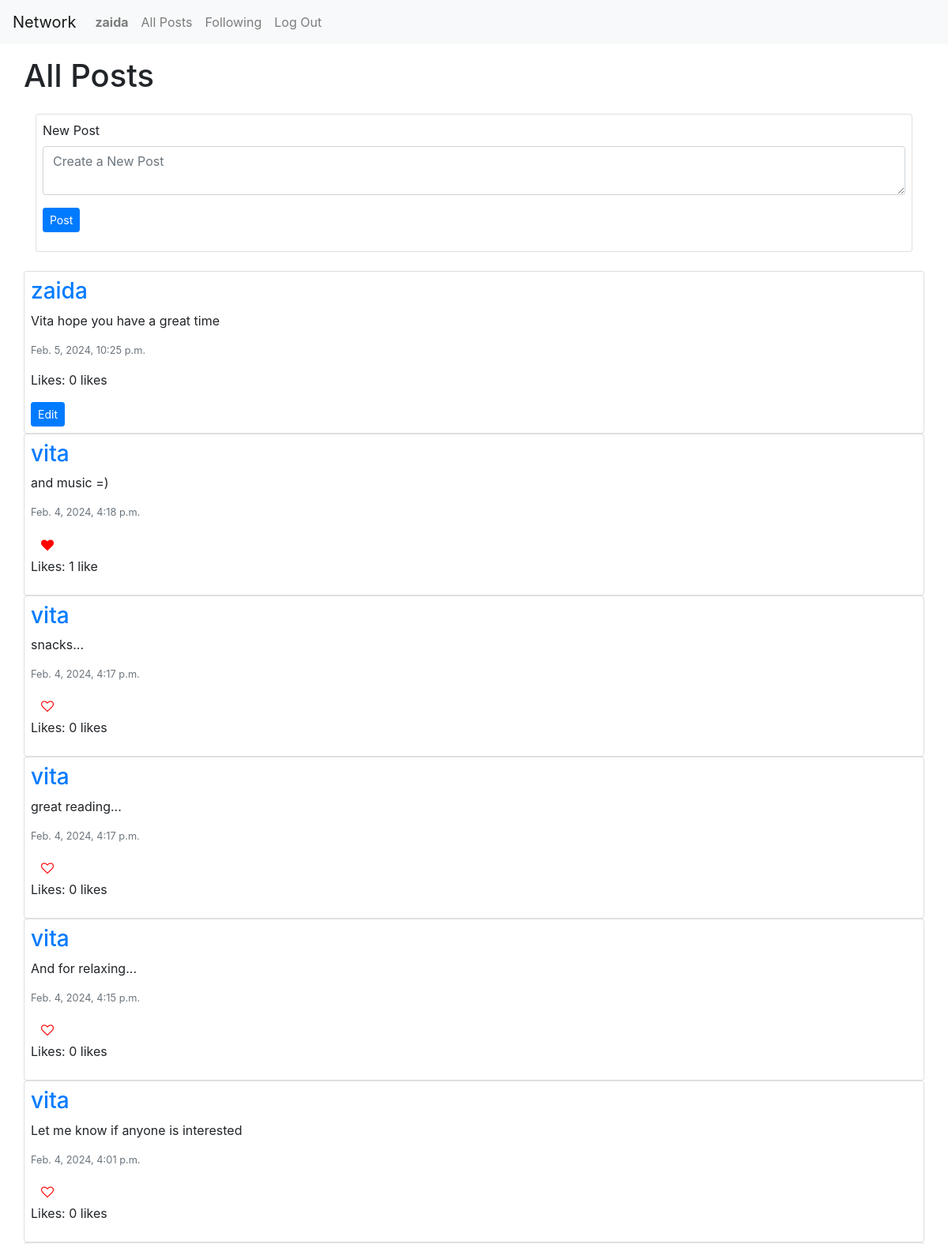
Before: / (signed in, upper part) with the older database file.
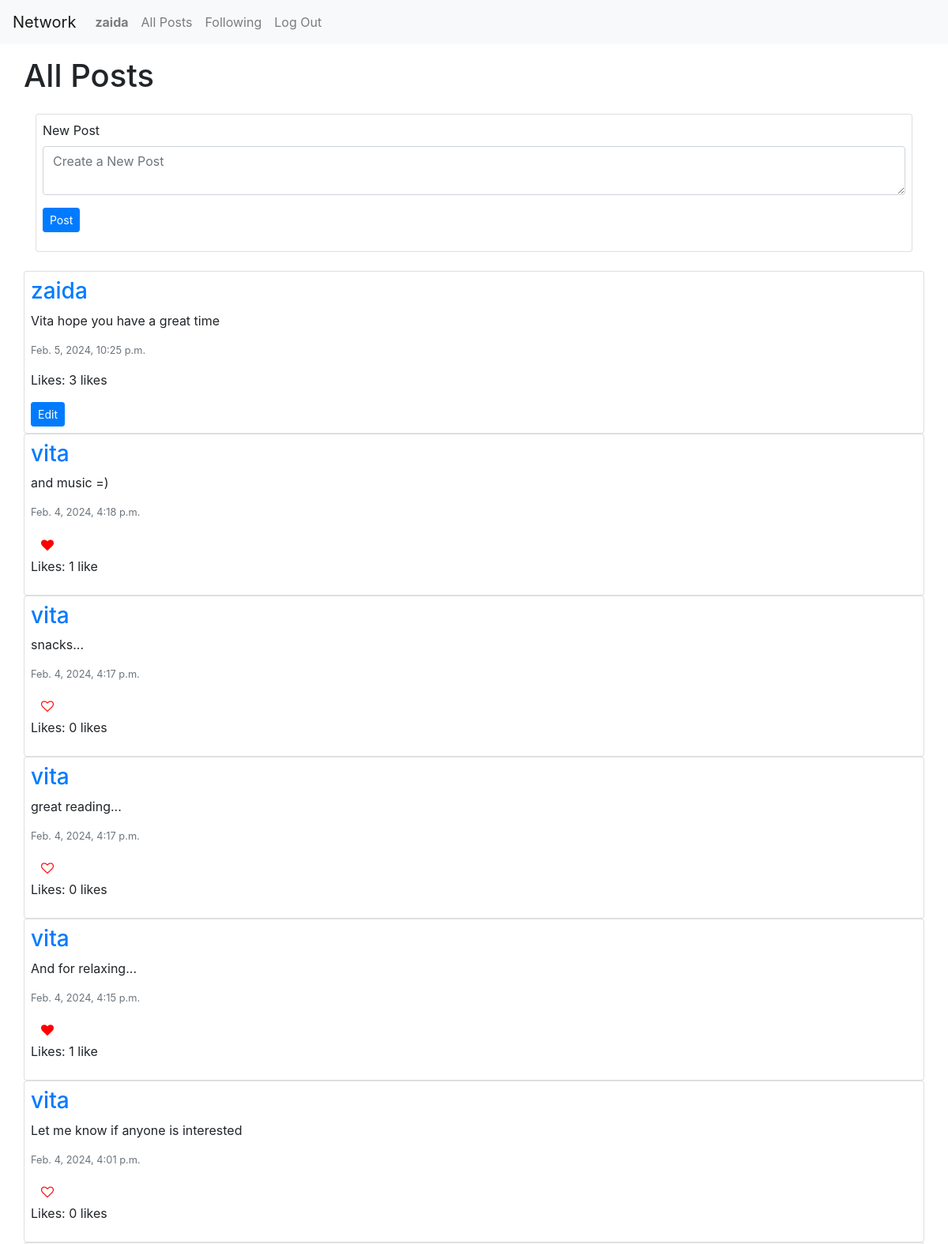
After: the same page with the newer database file.
### network/models.py (models this page shows, shortened)
class Post(models.Model):
    author= models.ForeignKey("User", on_delete=models.CASCADE, related_name='posts')
    content = models.CharField(max_length=300)
    timestamp = models.DateTimeField(auto_now_add=True)
    like = models.IntegerField(default=0)

class User(AbstractUser):
    pass

### network/views.py (the view)
# urls.py: path("", views.index, name="index"),
def index(request):
    posts = Post.objects.all().order_by('id').reverse()
    paginator = Paginator(posts, 10)
    page_number = request.GET.get('page')
    page_obj = paginator.get_page(page_number)
    allLikes = Like.objects.all()
    postsLiked = []
    try:
        for like in allLikes:
            if like.user.id == request.user.id:
                postsLiked.append(like.post.id)
    except:
        postsLiked = []
    return render(request, "network/index.html", {
        'posts': posts,
        'page_obj': page_obj,
        'postsLiked': postsLiked
    })

### network/templates/network/index.html (shortened to what this page needs)
{% extends "network/layout.html" %} {% load static %} {% block body %}
<div id="title" class="row my-3">
  <h1>All Posts</h1>
</div>
{% if user.is_authenticated %}
<div id="compose-view" class="card p-2 mb-4">
  <form id="compose-form" method="post" action="{% url 'compose' %}">
    <div class="form-group">
      <label for="compose-body">New Post</label>
      <textarea
        class="form-control"
        id="compose-body"
        name="compose-body"
        placeholder="Create a New Post"
      ></textarea>
    </div>
    <div class="form-group">
      <input type="submit" class="btn btn-primary btn-sm" value="Post" />
    </div>
  </form>
</div>
{% endif %}
<div id="posts-view">
  <div id="all-posts">
    {% for post in page_obj %}
    <div class="row post card p-2">
      <h3>
        {% if user.is_authenticated %}
        <a href="{% url 'profile' user_id=post.author.id%}">{{post.author}}</a>
        {% else %} {{post.author}} {% endif %}
      </h3>
      <p id="content_{{ post.id }}">{{ post.content }}</p>
      <p class="text-secondary lh-1 small">{{ post.timestamp }}</p>
      {% if user.is_authenticated %} {% if user == post.author %}
      <p>
        <span class="like_count" id="like_count_{{post.id}}"
          >Likes: {{ post.like }} {% if post.like == 1 %} like {% else %} likes
          {% endif %}
        </span>
      </p>
      <div>
        <button
          class="btn btn-primary btn-sm"
          data-toggle="modal"
          data-target="#modal_edit_{{ post.id }}"
        >
          Edit
        </button>
      </div>
      {% else %} {% if post.id in postsLiked %}
      <button
        id="{{ post.id }}"
        class="btn col-1 fa fa-heart text-left"
        style="color: red"
        onclick="likeHandler('{{ post.id }}', '{{ postsLiked }}', '{{likeCount}}')"
      ></button>
      <p>
        <span class="like_count" id="like_count_{{post.id}}"
          >Likes: {{ post.like }} {% if post.like == 1 %} like {% else %} likes
          {% endif %}
        </span>
      </p>
      {% else %}
      <button
        id="{{ post.id }}"
        class="btn col-1 fa fa-heart-o text-left"
        style="color: red"
        onclick="likeHandler('{{ post.id }}', '{{ postsLiked }}', '{{likeCount}}')"
      ></button>
      <p>
        <span class="like_count" id="like_count_{{post.id}}"
          >Likes: {{ post.like }} {% if post.like == 1 %} like {% else %} likes
          {% endif %}
        </span>
      </p>
      {% endif %} {% endif %} {% endif %}
    </div>
    {% endfor %}
  </div>
</div>
{% endblock %}

Changed rows visible on the page:
changed Post "Vita hope you have a great time": like "0" → "3"
changed Post "Feb. 4, 2024, 4:15 p.m.": like "0" → "1"; like "likes" → "like"
